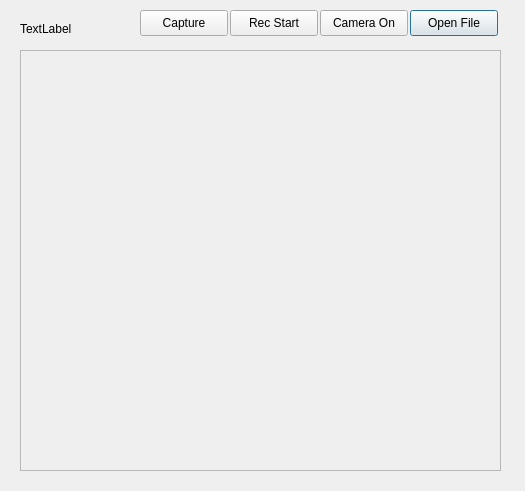
<?xml version="1.0" encoding="UTF-8"?>
<ui version="4.0">
 <class>Dialog</class>
 <widget class="QDialog" name="Dialog">
  <property name="geometry">
   <rect>
    <x>0</x>
    <y>0</y>
    <width>525</width>
    <height>491</height>
   </rect>
  </property>
  <property name="windowTitle">
   <string>Dialog</string>
  </property>
  <widget class="QLabel" name="label">
   <property name="geometry">
    <rect>
     <x>20</x>
     <y>50</y>
     <width>481</width>
     <height>421</height>
    </rect>
   </property>
   <property name="frameShape">
    <enum>QFrame::StyledPanel</enum>
   </property>
   <property name="text">
    <string/>
   </property>
  </widget>
  <widget class="QPushButton" name="pushButton">
   <property name="geometry">
    <rect>
     <x>410</x>
     <y>10</y>
     <width>88</width>
     <height>26</height>
    </rect>
   </property>
   <property name="text">
    <string>Open File</string>
   </property>
  </widget>
  <widget class="QPushButton" name="pushButton_2">
   <property name="geometry">
    <rect>
     <x>320</x>
     <y>10</y>
     <width>88</width>
     <height>26</height>
    </rect>
   </property>
   <property name="text">
    <string>Camera On</string>
   </property>
  </widget>
  <widget class="QPushButton" name="pushButton_3">
   <property name="geometry">
    <rect>
     <x>230</x>
     <y>10</y>
     <width>88</width>
     <height>26</height>
    </rect>
   </property>
   <property name="text">
    <string>Rec Start</string>
   </property>
  </widget>
  <widget class="QLabel" name="label_2">
   <property name="geometry">
    <rect>
     <x>20</x>
     <y>20</y>
     <width>66</width>
     <height>18</height>
    </rect>
   </property>
   <property name="text">
    <string>TextLabel</string>
   </property>
  </widget>
  <widget class="QPushButton" name="pushButton_4">
   <property name="geometry">
    <rect>
     <x>140</x>
     <y>10</y>
     <width>88</width>
     <height>26</height>
    </rect>
   </property>
   <property name="text">
    <string>Capture</string>
   </property>
  </widget>
 </widget>
 <resources/>
 <connections/>
</ui>
